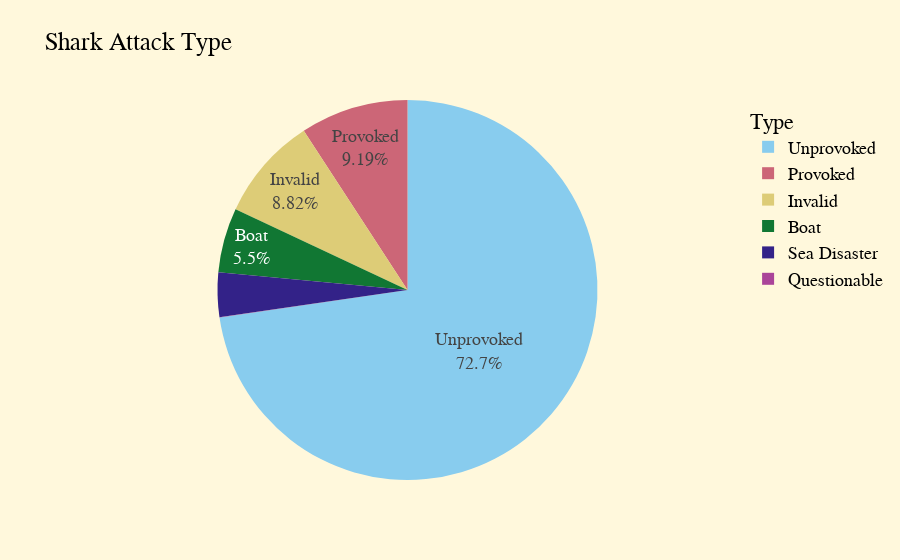

The notebook cell this image was saved under:
### Code cell
# Distribution Type of Attack
fig = px.pie(data_frame = byType_count,
             values = 'Count',
             names = 'Type',
             title = 'Shark Attack Type',
             color_discrete_sequence=px.colors.qualitative.Safe
             )

fig.update_traces(textposition ='inside',
                  textinfo = 'label+percent')
fig.update_layout(paper_bgcolor='cornsilk',
                  legend_title = 'Type',
                  uniformtext_minsize=18,
                  uniformtext_mode='hide',
                  font = dict(
                      family = "Courier New, monospace",
                      size = 18,
                      color = 'black'
                  ))

fig.show()

### Figure 1 — Plotly figure (JSON) as saved in the notebook; plotly's stock layout.template omitted (floating-point values rounded to 4 significant figures)
{"data": [{"domain": {"x": [0.0, 1.0], "y": [0.0, 1.0]}, "hovertemplate": "Type=%{label}<br>Count=%{value}<extra></extra>", "labels": ["Unprovoked", "Provoked", "Invalid", "Boat", "Sea Disaster", "Questionable"], "legendgroup": "", "name": "", "showlegend": true, "textinfo": "label+percent", "textposition": "inside", "type": "pie", "values": [4483, 567, 544, 339, 233, 2]}], "layout": {"font": {"color": "black", "family": "Courier New, monospace", "size": 18}, "legend": {"title": {"text": "Type"}, "tracegroupgap": 0}, "paper_bgcolor": "cornsilk", "piecolorway": ["rgb(136, 204, 238)", "rgb(204, 102, 119)", "rgb(221, 204, 119)", "rgb(17, 119, 51)", "rgb(51, 34, 136)", "rgb(170, 68, 153)", "rgb(68, 170, 153)", "rgb(153, 153, 51)", "rgb(136, 34, 85)", "rgb(102, 17, 0)", "rgb(136, 136, 136)"], "title": {"text": "Shark Attack Type"}, "uniformtext": {"minsize": 18, "mode": "hide"}}}
